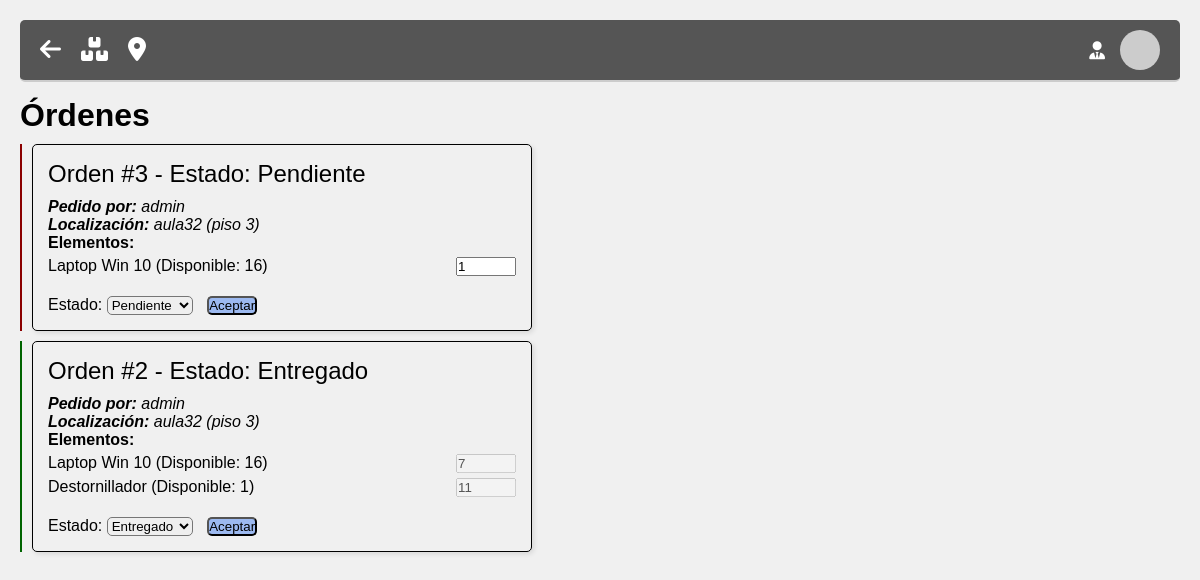
The page /orders on the database as committed earlier.
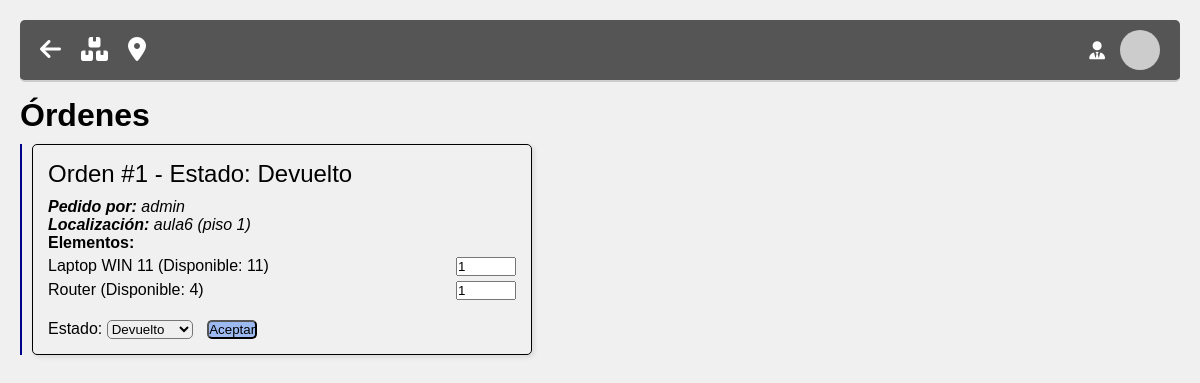
The same page on the database as committed later.
### SGM.py (models this page shows, shortened)
class Order(db.Model):
    __tablename__ = 'orders'
    IDorder = Column(Integer, primary_key=True, autoincrement=True)
    IDuser = Column(Integer, ForeignKey('user.IDuser'))
    time = Column(Time, nullable=False)
    date = Column(Date, nullable=False)
    location = Column(Integer, ForeignKey('location.id'))  # FK con Location
    finish = Column(Date, nullable=True)
    state = Column(String(255), nullable=False)
    location_info = db.relationship('Location', backref='orders')
    User = db.relationship('User', backref='orders')
    order_elements = db.relationship('OrderElement', backref='order')

class User(db.Model, UserMixin):
    __tablename__ = 'user'
    IDuser = Column(Integer, primary_key=True, autoincrement=True)
    username = Column(String(255), nullable=False, unique=True)
    userpass = Column(String(255), nullable=False)
    userclass = Column(String(255), nullable=False)
    useravatar = Column(String(255), nullable=True)
    __table_args__ = (
        CheckConstraint('length(userpass) >= 8', name='userpass_check'),
    )

class Location(db.Model):
    __tablename__ = 'location'
    id = Column(Integer, primary_key=True, autoincrement=True)
    name = Column(String(255), nullable=False)
    planta = Column(String(255), nullable=True)
    descrip = Column(String(255), nullable=True)
    img = Column(String(255), nullable=True)

class OrderElement(db.Model):
    __tablename__ = 'orders_elm'
    id = Column(Integer, primary_key=True, autoincrement=True)
    IDorder = Column(Integer, ForeignKey('orders.IDorder'))
    IDelement = Column(Integer, ForeignKey('elements.IDelement'))
    cant = Column(Integer, nullable=False)
    element = db.relationship('Element', backref='order_elements')

class Element(db.Model):
    __tablename__ = 'elements'
    IDelement = Column(Integer, primary_key=True, autoincrement=True)
    name = Column(String(255), nullable=False)
    disp = db.Column(db.Boolean, nullable=True)
    cantotal = Column(Integer, nullable=False)
    candisp = Column(INTEGER(unsigned=True), nullable=False)
    adds = Column(String(255), nullable=True)
    img = Column(String(255), nullable=True)

### SGM.py (the view)
@app.route('/orders', methods=['GET'])
def show_orders():
    orders = Order.query.join(Location, Location.id == Order.location) \
                        .join(OrderElement, Order.IDorder == OrderElement.IDorder) \
                        .join(Element, Element.IDelement == OrderElement.IDelement) \
                        .join(User, User.IDuser == Order.IDuser) \
                        .order_by(Order.state.desc(), Order.IDorder.desc()) \
                        .all()
    return render_template('verif_pedidos.html', orders=orders)

### templates/verif_pedidos.html (shortened to what this page needs)
<!DOCTYPE html>
<html lang="en">
<head>
    <link rel="stylesheet" href="{{ url_for('static', filename='topbar.css')}}">
    <link rel="stylesheet" href="https://cdnjs.cloudflare.com/ajax/libs/font-awesome/6.0.0-beta3/css/all.min.css">
</head>
<body>
    <header class="topbar">
        <div class="left-section">
            <a href="/inicio">
            <i class="fa-solid fa-arrow-left" style="color: #fff;"></i>
            </a>
            <a href="/inventario">
                <i class="fa-solid fa-boxes" style="color: #fff;"></i>
            </a>
            <a href="/localizacion">
                <i class="fa-solid fa-location-dot" style="color: #fff;"></i>
            </a>
        </div>
        <div class="right-section">
            <div class="user-info">
                <i class="fa-solid fa-user-tie" style="color: #fff;"></i>
                <img src="https://via.placeholder.com/40" alt="Avatar" class="user-avatar">
            </div>
        </div>
    </header>
    <h1 style="margin-top: 15px;">Órdenes</h1>
    {% for order in orders %}
    <form class="order-form" action="/update_order" method="POST" style="{% if order.state == 'Entregado' %}border-color: darkgreen;{% elif order.state == 'Pendiente' %}border-color: darkred;{% else %}border-color: darkblue;{% endif %}">
        <div class="order-card">
            <div class="order-header">Orden #{{ order.IDorder }} - Estado: {{ order.state }}</div>
            <div class="location-info">
                <div>
                    <strong>Pedido por:</strong> {{ order.User.username }}
                </div>
                <div>
                    <strong>Localización:</strong> {{ order.location_info.name }} ({{ order.location_info.planta }})
                </div>
            </div>
            <div class="elements-list">
                <h4>Elementos:</h4>
                {% for element in order.order_elements %}
                <div class="element-row">
                    <span>{{ element.element.name }} (Disponible: {{ element.element.candisp }})</span>
                    <input type="number" name="cant" value="{{ element.cant }}" min="0"
                           data-original-value="{{ element.cant }}"
                           data-max-available="{{ element.element.candisp }}"
                           {% if order.state == 'Entregado' %}disabled{% endif %}>
                </div>
                {% endfor %}
            </div>
            <div class="order-footer">
                <label for="state">Estado:</label>
                <select name="state" data-estado-actual="{{ order.state }}">
                    <option value="Pendiente" {% if order.state == 'Pendiente' %}selected{% endif %}>Pendiente</option>
                    <option value="Entregado" {% if order.state == 'Entregado' %}selected{% endif %}>Entregado</option>
                    <option value="Devuelto" {% if order.state == 'Devuelto' %}selected{% endif %}>Devuelto</option>
                </select>
                <button type="submit" style="background-color: #9cb9f0">Aceptar</button>
            </div>
        </div>
    </form>
    {% endfor %}
</body>
</html>

Rows that differ between the two databases and show on the page:
removed Order: IDorder "3", state "Pendiente", User.username "admin", location_info.name "aula32", location_info.planta "piso 3"
removed OrderElement: element.name "Laptop Win 10", element.candisp "16", cant "1", shown under "3"
removed Order: IDorder "2", state "Entregado", User.username "admin", location_info.name "aula32", location_info.planta "piso 3"
removed OrderElement: element.name "Laptop Win 10", element.candisp "16", cant "7", shown under "2"
removed OrderElement: element.name "Destornillador", element.candisp "1", cant "11", shown under "2"
now on this page (row edited): Order: IDorder "1", state "Devuelto", User.username "admin", location_info.name "aula6", location_info.planta "piso 1"
now on this page (row edited): OrderElement: element.name "Laptop WIN 11", element.candisp "11", cant "1"
now on this page (row edited): OrderElement: element.name "Router", element.candisp "4", cant "1"
